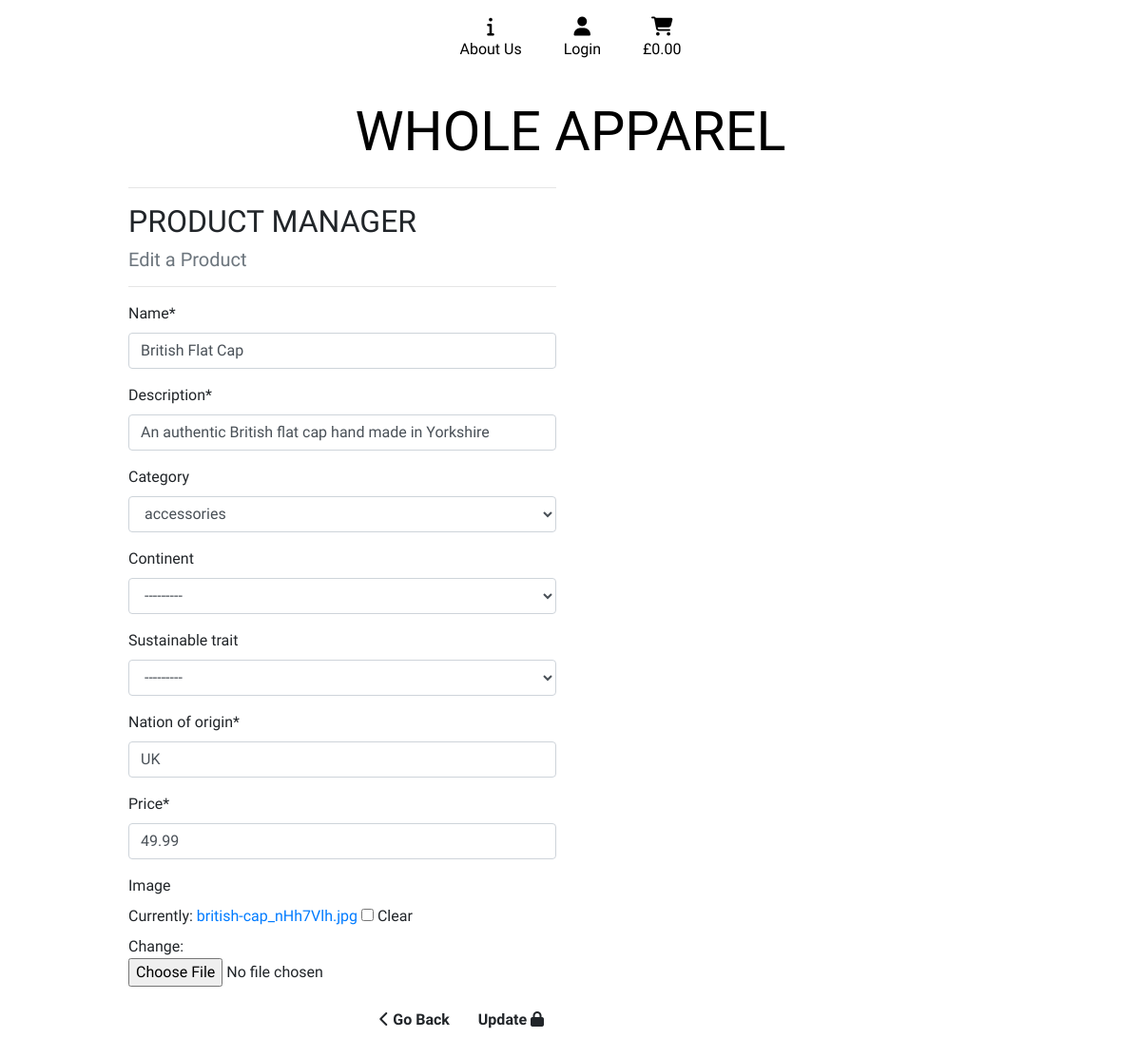
Before: /products/edit/1/ with the older database file.
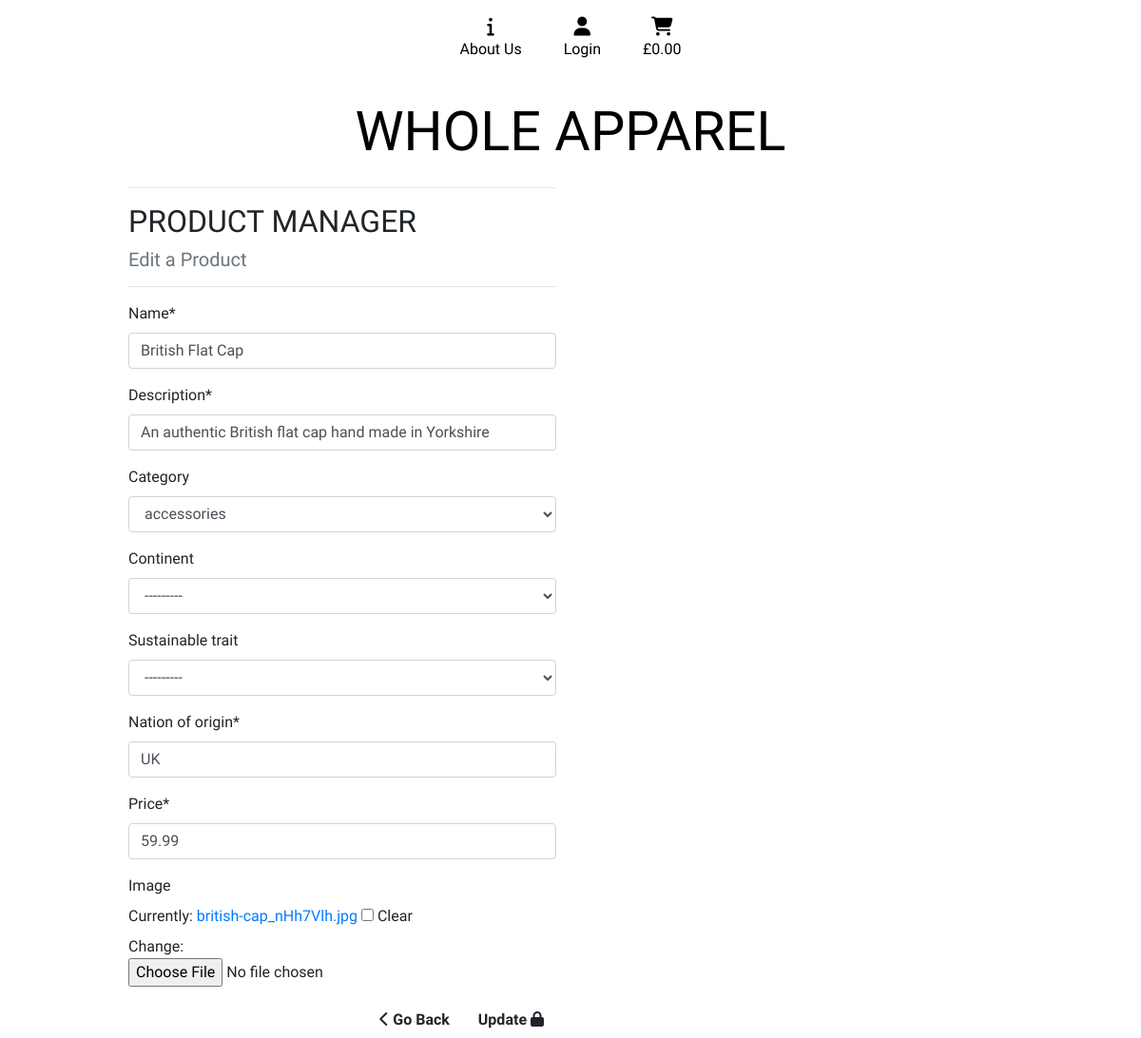
After: the same page with the newer database file.
### products/models.py (models this page shows, shortened)
class Product(models.Model):
    category = models.ForeignKey('Category', null=True,
                                 blank=True, on_delete=models.SET_NULL)
    continent = models.ForeignKey('Continent', null=True,
                                  blank=True, on_delete=models.SET_NULL)
    sustainable_trait = models.ForeignKey('SustainableTrait', null=True,
                                          blank=True,
                                          on_delete=models.SET_NULL)
    name = models.CharField(max_length=100)
    description = models.CharField(max_length=250)
    nation_of_origin = models.CharField(max_length=20)
    price = models.DecimalField(max_digits=6, decimal_places=2)
    image = models.ImageField(null=True, blank=True)

class Category(models.Model):
    class Meta:
        verbose_name_plural = 'Categories'
    name = models.CharField(max_length=100)
    readable_name = models.CharField(max_length=250, null=True, blank=True)
    def __str__(self):
        return self.name

### products/views.py (the view)
# urls.py: path('edit/<int:product_id>/', views.edit_product, name='edit_product'),
def edit_product(request, product_id):
    product = get_object_or_404(Product, pk=product_id)
    if request.method == 'POST':
        product_admin_form = ProductAdminForm(request.POST,
                                              request.FILES, instance=product)
        if product_admin_form.is_valid:
            product_admin_form.save()
            return redirect(reverse('get_product', args=[product.id]))
    else:
        product_admin_form = ProductAdminForm(instance=product)
    template = 'products/edit_product.html'
    context = {
        'product_admin_form': product_admin_form,
        'product': product,
    }
    return render(request, template, context)

### products/forms.py
class ProductAdminForm(forms.ModelForm):
    class Meta:
        fields = ('name', 'description', 'category', 'continent',
                  'sustainable_trait', 'nation_of_origin', 'price', 'image',)
        model = Product

### cart/contexts.py (called while the page is built, shortened)
def cart_contents(request):
    cart_items = []
    total = 0
    product_count = 0
    cart = request.session.get('cart', {})
    cart_plus_ship = total
    context = {
        'cart_items': cart_items,
        'total': total,
        'product_count': product_count,
        'cart_plus_ship': cart_plus_ship,
    }
    return context

### products/templates/products/edit_product.html (shortened to what this page needs)
{% extends "base.html" %} {% load static %}
{% block extra_css %}
<link rel="stylesheet" href="{% static 'checkout/css/checkout.css' %}" />
{% endblock %}
{% block content %}
<div class="container">
  <div class="row">
    <div class="col-12 col-md-6">
      <hr />
      <h2 class="logo-font">Product Manager</h2>
      <h5 class="text-muted">Edit a Product</h5>
      <hr />
    </div>
  </div>
  <div class="row">
    <div class="col-12 col-md-6">
      <form
        method="POST"
        action="{% url 'edit_product' product.id %}"
        class="form"
        enctype="multipart/form-data"
      >
        {{ product_admin_form | crispy }}
        <div class="text-right">
          <a
            href="{% url 'create_product' %}"
            class="btn btn-outline-black rounded-0"
          >
            <span class="icon">
              <i class="fas fa-chevron-left"></i>
            </span>
            <span class="font-weight-bold">Go Back</span>
          </a>
          <button id="submit-button" class="btn btn-black rounded-0">
            <span class="font-weight-bold">Update</span>
            <span class="icon">
              <i class="fas fa-lock"></i>
            </span>
          </button>
        </div>
      </form>
    </div>
  </div>
</div>
{% endblock %}

Changed rows visible on the page:
changed Product "An authentic British flat cap hand made in Yorkshire": price "49.99" → "59.99"
